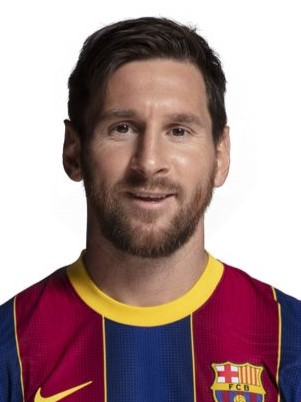
#> input picture img1.jpg, 301 x 402 px
$ jupyter execute --allow-errors main.ipynb
#> lines starting #> are read from the running program, lines starting #| are printed output that depends on the picture
#> the answer given: 1
Name - Keshav Aggarwal
Entry no. - 2021CSB1104

[cell 1]
# import the necessary packages
from imutils import face_utils
from scipy.spatial import Delaunay
import matplotlib.pyplot as plt
import numpy as np
import imageio
import dlib
import cv2

model = "shape_predictor_68_face_landmarks.dat"
#> (the rest of this cell did not finish here and is left out)

Function func_image1:

[cell 2]
# Image-1 function for the part-B fo the question
def func_image1 ():
    # load the input image-1, resize it, and convert it to grayscale
    image1 = plt.imread("img1.jpg")
#> image1 is the input picture: shape (402, 301, 3); mean R, G, B 167, 141.3, 142.5
    image1 = cv2.resize(image1, (500, 600))
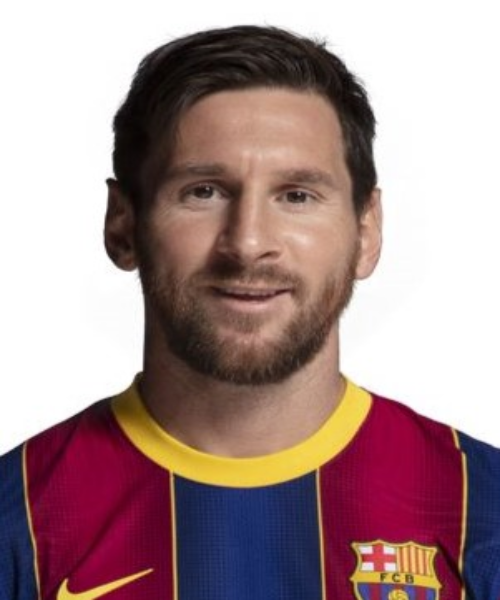
#> image1: shape (600, 500, 3); mean R, G, B 166.9, 141.2, 142.4
    gray1 = cv2.cvtColor(image1, cv2.COLOR_BGR2GRAY)
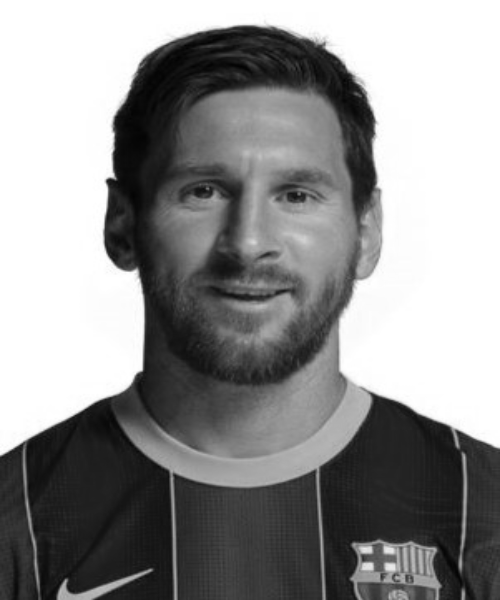
#> gray1: shape (600, 500); min 1, max 255, mean 144.5
    height, width, ch = image1.shape
#> height = 600; width = 500; ch = 3

    # passing the gray version of image in the face detector and shape predictor to get the array of tie points
    rects1 = detector(gray1, 1)
    for (i, rect) in enumerate(rects1):
        pts1 = predictor(gray1, rect)
        pts1 = face_utils.shape_to_np(pts1)

    # adding corner points to tie points so to make Delaunay triangles to full image
    pts1 = np.append(pts1, [[0,0],[0,height],[width,0],[width,height], [0, int(height/2)], [int(width/2), 0], [width, int(height/2)], [int(width/2), height]], axis=0)

    tri1 = Delaunay(pts1)

    return image1, pts1, tri1
